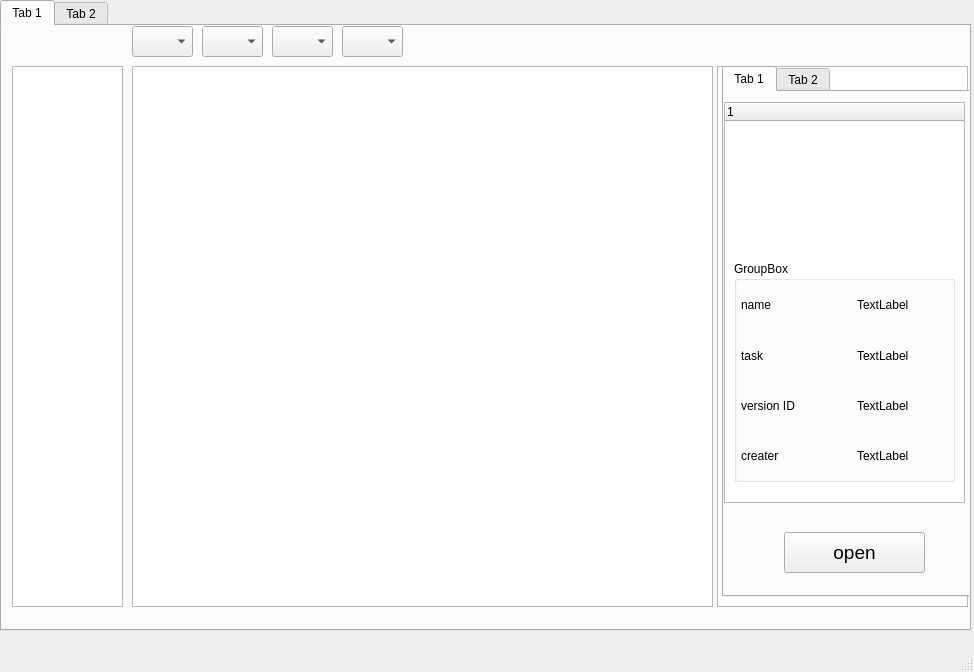
<?xml version="1.0" encoding="UTF-8"?>
<ui version="4.0">
 <class>MainWindow</class>
 <widget class="QMainWindow" name="MainWindow">
  <property name="geometry">
   <rect>
    <x>0</x>
    <y>0</y>
    <width>974</width>
    <height>672</height>
   </rect>
  </property>
  <property name="windowTitle">
   <string>MainWindow</string>
  </property>
  <widget class="QWidget" name="centralwidget">
   <widget class="QTabWidget" name="tabWidget">
    <property name="geometry">
     <rect>
      <x>0</x>
      <y>0</y>
      <width>971</width>
      <height>631</height>
     </rect>
    </property>
    <property name="currentIndex">
     <number>0</number>
    </property>
    <widget class="QWidget" name="tab">
     <attribute name="title">
      <string>Tab 1</string>
     </attribute>
     <widget class="QComboBox" name="comboBox">
      <property name="geometry">
       <rect>
        <x>130</x>
        <y>0</y>
        <width>61</width>
        <height>31</height>
       </rect>
      </property>
     </widget>
     <widget class="QTableWidget" name="tableWidget">
      <property name="geometry">
       <rect>
        <x>10</x>
        <y>40</y>
        <width>111</width>
        <height>541</height>
       </rect>
      </property>
     </widget>
     <widget class="QListWidget" name="listWidget">
      <property name="geometry">
       <rect>
        <x>715</x>
        <y>40</y>
        <width>251</width>
        <height>541</height>
       </rect>
      </property>
     </widget>
     <widget class="QTabWidget" name="tabWidget_2">
      <property name="geometry">
       <rect>
        <x>720</x>
        <y>40</y>
        <width>251</width>
        <height>531</height>
       </rect>
      </property>
      <property name="currentIndex">
       <number>0</number>
      </property>
      <widget class="QWidget" name="tab_5">
       <attribute name="title">
        <string>Tab 1</string>
       </attribute>
       <widget class="QPushButton" name="pushButton">
        <property name="geometry">
         <rect>
          <x>60</x>
          <y>440</y>
          <width>141</width>
          <height>41</height>
         </rect>
        </property>
        <property name="font">
         <font>
          <pointsize>14</pointsize>
         </font>
        </property>
        <property name="text">
         <string>open</string>
        </property>
       </widget>
       <widget class="QTreeWidget" name="treeWidget">
        <property name="geometry">
         <rect>
          <x>0</x>
          <y>10</y>
          <width>241</width>
          <height>401</height>
         </rect>
        </property>
        <column>
         <property name="text">
          <string notr="true">1</string>
         </property>
        </column>
       </widget>
       <widget class="QWidget" name="verticalLayoutWidget">
        <property name="geometry">
         <rect>
          <x>10</x>
          <y>169</y>
          <width>221</width>
          <height>221</height>
         </rect>
        </property>
        <layout class="QVBoxLayout" name="verticalLayout_infor">
         <item>
          <widget class="QGroupBox" name="groupBox_infor">
           <property name="title">
            <string>GroupBox</string>
           </property>
           <widget class="QWidget" name="gridLayoutWidget">
            <property name="geometry">
             <rect>
              <x>-1</x>
              <y>20</y>
              <width>221</width>
              <height>201</height>
             </rect>
            </property>
            <layout class="QGridLayout" name="gridLayout">
             <property name="leftMargin">
              <number>8</number>
             </property>
             <property name="topMargin">
              <number>3</number>
             </property>
             <property name="rightMargin">
              <number>0</number>
             </property>
             <property name="bottomMargin">
              <number>5</number>
             </property>
             <property name="horizontalSpacing">
              <number>19</number>
             </property>
             <property name="verticalSpacing">
              <number>8</number>
             </property>
             <item row="2" column="1">
              <widget class="QLabel" name="label_version_id">
               <property name="text">
                <string>TextLabel</string>
               </property>
              </widget>
             </item>
             <item row="1" column="1">
              <widget class="QLabel" name="label_task_name">
               <property name="text">
                <string>TextLabel</string>
               </property>
              </widget>
             </item>
             <item row="0" column="1">
              <widget class="QLabel" name="label_filename">
               <property name="text">
                <string>TextLabel</string>
               </property>
              </widget>
             </item>
             <item row="3" column="1">
              <widget class="QLabel" name="label_created_at">
               <property name="text">
                <string>TextLabel</string>
               </property>
              </widget>
             </item>
             <item row="0" column="0">
              <widget class="QLabel" name="label">
               <property name="text">
                <string>name</string>
               </property>
              </widget>
             </item>
             <item row="1" column="0">
              <widget class="QLabel" name="label_2">
               <property name="text">
                <string>task</string>
               </property>
              </widget>
             </item>
             <item row="2" column="0">
              <widget class="QLabel" name="label_3">
               <property name="text">
                <string>version ID</string>
               </property>
              </widget>
             </item>
             <item row="3" column="0">
              <widget class="QLabel" name="label_4">
               <property name="text">
                <string>creater</string>
               </property>
              </widget>
             </item>
            </layout>
           </widget>
          </widget>
         </item>
        </layout>
       </widget>
       <widget class="QWidget" name="verticalLayoutWidget_2">
        <property name="geometry">
         <rect>
          <x>10</x>
          <y>40</y>
          <width>221</width>
          <height>111</height>
         </rect>
        </property>
        <layout class="QVBoxLayout" name="verticalLayout"/>
       </widget>
      </widget>
      <widget class="QWidget" name="tab_6">
       <attribute name="title">
        <string>Tab 2</string>
       </attribute>
      </widget>
     </widget>
     <widget class="QTableWidget" name="tableWidget_2">
      <property name="geometry">
       <rect>
        <x>130</x>
        <y>40</y>
        <width>581</width>
        <height>541</height>
       </rect>
      </property>
     </widget>
     <widget class="QComboBox" name="comboBox_2">
      <property name="geometry">
       <rect>
        <x>200</x>
        <y>0</y>
        <width>61</width>
        <height>31</height>
       </rect>
      </property>
     </widget>
     <widget class="QComboBox" name="comboBox_3">
      <property name="geometry">
       <rect>
        <x>270</x>
        <y>0</y>
        <width>61</width>
        <height>31</height>
       </rect>
      </property>
     </widget>
     <widget class="QComboBox" name="comboBox_4">
      <property name="geometry">
       <rect>
        <x>340</x>
        <y>0</y>
        <width>61</width>
        <height>31</height>
       </rect>
      </property>
     </widget>
    </widget>
    <widget class="QWidget" name="tab_2">
     <attribute name="title">
      <string>Tab 2</string>
     </attribute>
    </widget>
   </widget>
  </widget>
  <widget class="QMenuBar" name="menubar">
   <property name="geometry">
    <rect>
     <x>0</x>
     <y>0</y>
     <width>974</width>
     <height>27</height>
    </rect>
   </property>
  </widget>
  <widget class="QStatusBar" name="statusbar"/>
 </widget>
 <resources/>
 <connections/>
</ui>
